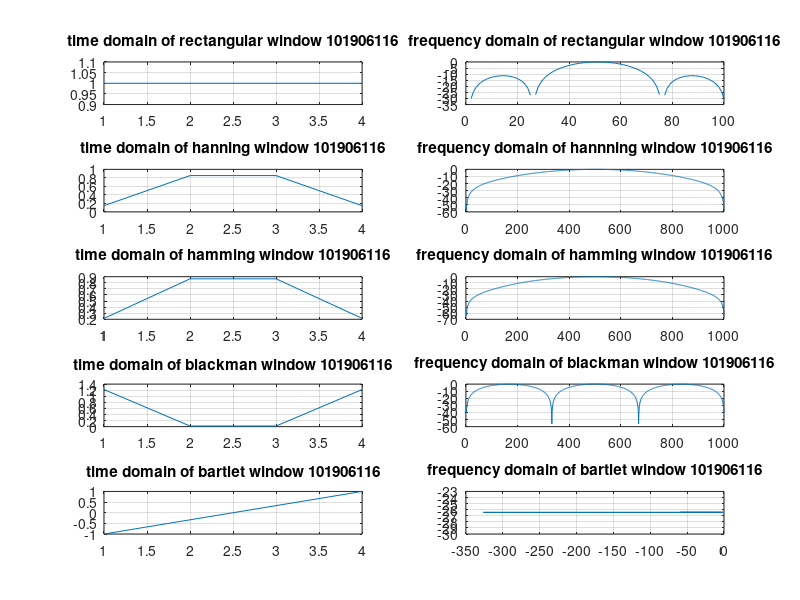

MATLAB code to generate this figure:
clc;
clear all;
close all;
x=[10 20 30 40];
N=length(x); %size of x
l=(N-1)/2;

r=zeros(1,2*l+1);
han=zeros(1,2*l+1);
ham=zeros(1,2*l+1);
blk=zeros(1,2*l+1);
brt=zeros(1,2*l+1);

for i=1:(2*l+1)
    n=i-(l+1);
    r(i)=1;
    han(i)=0.5+0.5*cos(2*pi*n/N);
    ham(i)=0.54+0.46*cos(2*pi*n/N);
    blk(i)=0.42+0.*cos(2*pi*n/(N-1))+0.8*cos(4*pi*n/(N-1));
    brt(i)=1- abs((2*n-N+1)/(N-1));
    n=n+1
end

%rectangular window
r1=fftshift(fft(r,100));
y1=abs(r1)/max(r1);
r2=20*log10(y1);
subplot(5,2,1);
plot(r);
grid
title('time domain of rectangular window 101906116');
subplot(5,2,2);
plot(r2);
grid
title('frequency domain of rectangular window 101906116');

%hanning window
han1=fftshift(fft(han,1000));
w1=abs(han1)/max(han1);
han2=20*log10(w1);
subplot(5,2,3);
plot(han)
grid
title('time domain of hanning window 101906116');
subplot(5,2,4);
plot(han2);
grid
title('frequency domain of hannning window 101906116');

%hamming window
ham1=fftshift(fft(ham,1000));
a1=abs(ham1)/max(ham1);
ham2=20*log10(a1);
subplot(5,2,5);
plot(ham);
grid
title('time domain of hamming window 101906116');
subplot(5,2,6);
plot(ham2);
grid
title('frequency domain of hamming window 101906116');

%blackman window
blk1=fftshift(fft(blk,1000));
b1=abs(blk1)/max(blk1);
blk2=20*log10(b1);
subplot(5,2,7);
plot(blk);
grid
title('time domain of blackman window 101906116');
subplot(5,2,8);
plot(blk2);
grid
title('frequency domain of blackman window 101906116');

%bartlet window
brt1=fftshift(fft(brt,1000));
c1=abs(brt1)/max(brt1);
brt2=20*log10(c1);
subplot(5,2,9);
plot(brt);
grid
title('time domain of bartlet window 101906116');
subplot(5,2,10);
plot(brt2);
grid
title('frequency domain of bartlet window 101906116');